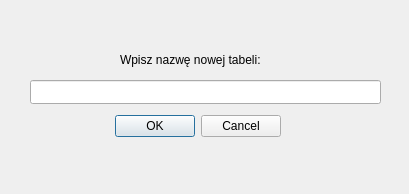
<?xml version="1.0" encoding="UTF-8"?>
<ui version="4.0">
 <class>AddTableWindow</class>
 <widget class="QDialog" name="AddTableWindow">
  <property name="geometry">
   <rect>
    <x>0</x>
    <y>0</y>
    <width>409</width>
    <height>194</height>
   </rect>
  </property>
  <property name="windowTitle">
   <string>Dodaj tabelę</string>
  </property>
  <widget class="QDialogButtonBox" name="buttonBox">
   <property name="geometry">
    <rect>
     <x>110</x>
     <y>110</y>
     <width>171</width>
     <height>32</height>
    </rect>
   </property>
   <property name="orientation">
    <enum>Qt::Horizontal</enum>
   </property>
   <property name="standardButtons">
    <set>QDialogButtonBox::Cancel|QDialogButtonBox::Ok</set>
   </property>
  </widget>
  <widget class="QLineEdit" name="edit_newTableName">
   <property name="geometry">
    <rect>
     <x>30</x>
     <y>80</y>
     <width>351</width>
     <height>24</height>
    </rect>
   </property>
  </widget>
  <widget class="QLabel" name="label">
   <property name="geometry">
    <rect>
     <x>120</x>
     <y>50</y>
     <width>261</width>
     <height>20</height>
    </rect>
   </property>
   <property name="layoutDirection">
    <enum>Qt::LeftToRight</enum>
   </property>
   <property name="text">
    <string>Wpisz nazwę nowej tabeli:</string>
   </property>
   <property name="scaledContents">
    <bool>false</bool>
   </property>
  </widget>
 </widget>
 <resources/>
 <connections>
  <connection>
   <sender>buttonBox</sender>
   <signal>accepted()</signal>
   <receiver>AddTableWindow</receiver>
   <slot>accept()</slot>
   <hints>
    <hint type="sourcelabel">
     <x>248</x>
     <y>254</y>
    </hint>
    <hint type="destinationlabel">
     <x>157</x>
     <y>274</y>
    </hint>
   </hints>
  </connection>
  <connection>
   <sender>buttonBox</sender>
   <signal>rejected()</signal>
   <receiver>AddTableWindow</receiver>
   <slot>reject()</slot>
   <hints>
    <hint type="sourcelabel">
     <x>316</x>
     <y>260</y>
    </hint>
    <hint type="destinationlabel">
     <x>286</x>
     <y>274</y>
    </hint>
   </hints>
  </connection>
 </connections>
</ui>
